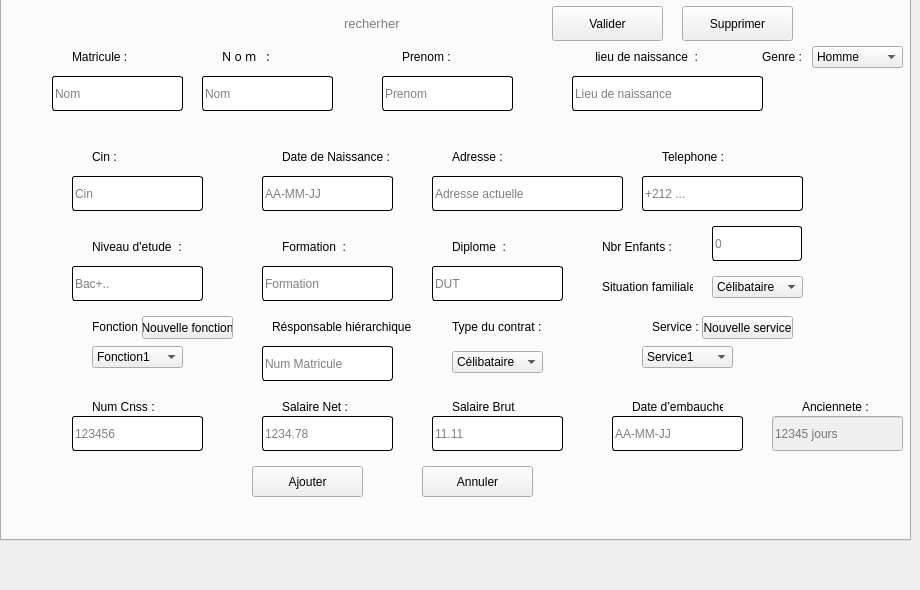
   <widget class="QWidget" name="tab_5">
    <attribute name="title">
     <string>Gestion d'employé</string>
    </attribute>
    <widget class="QTabWidget" name="tabWidget_3">
     <property name="geometry">
      <rect>
       <x>0</x>
       <y>-40</y>
       <width>911</width>
       <height>581</height>
      </rect>
     </property>
     <property name="currentIndex">
      <number>0</number>
     </property>
     <widget class="QWidget" name="tab_6">
      <attribute name="title">
       <string>Ajouter Employé</string>
      </attribute>
      <widget class="QLabel" name="label_4">
       <property name="geometry">
        <rect>
         <x>220</x>
         <y>40</y>
         <width>91</width>
         <height>61</height>
        </rect>
       </property>
       <property name="styleSheet">
        <string notr="true">QLabel#label_4{
    font-family: Barlow, sans-serif;
    font-size:  bold 30px;
    font-weight: 100;
    color: rgba(0, 0, 0, 1);
    text-transform: none;
    font-style: normal;
    text-decoration: none;
    line-height: 1em;
    letter-spacing: 3.4px;
}</string>
       </property>
       <property name="text">
        <string>Nom :</string>
       </property>
      </widget>
      <widget class="QLabel" name="label_6">
       <property name="geometry">
        <rect>
         <x>400</x>
         <y>40</y>
         <width>91</width>
         <height>61</height>
        </rect>
       </property>
       <property name="styleSheet">
        <string notr="true">QLabel#label_4{
    font-family: Barlow, sans-serif;
    font-size:  bold 30px;
    font-weight: 100;
    color: rgba(0, 0, 0, 1);
    text-transform: none;
    font-style: normal;
    text-decoration: none;
    line-height: 1em;
    letter-spacing: 3.4px;
}</string>
       </property>
       <property name="text">
        <string>Prenom :</string>
       </property>
      </widget>
      <widget class="QLabel" name="label_7">
       <property name="geometry">
        <rect>
         <x>590</x>
         <y>40</y>
         <width>121</width>
         <height>61</height>
        </rect>
       </property>
       <property name="styleSheet">
        <string notr="true">QLabel#label_4{
    font-family: Barlow, sans-serif;
    font-size:  bold 30px;
    font-weight: 100;
    color: rgba(0, 0, 0, 1);
    text-transform: none;
    font-style: normal;
    text-decoration: none;
    line-height: 1em;
    letter-spacing: 3.4px;
}</string>
       </property>
       <property name="text">
        <string> lieu de naissance  :</string>
       </property>
      </widget>
      <widget class="QLineEdit" name="lineEdit_10">
       <property name="geometry">
        <rect>
         <x>200</x>
         <y>90</y>
         <width>131</width>
         <height>35</height>
        </rect>
       </property>
       <property name="styleSheet">
        <string notr="true">QLineEdit#lineEdit_10{
border-radius: 3px;
border:1px solid black;
}
QLineEdit#lineEdit_10:hover{
border: 1px solid #7BCDF9;
}</string>
       </property>
       <property name="placeholderText">
        <string>Nom</string>
       </property>
      </widget>
      <widget class="QLineEdit" name="lineEdit_11">
       <property name="geometry">
        <rect>
         <x>380</x>
         <y>90</y>
         <width>131</width>
         <height>35</height>
        </rect>
       </property>
       <property name="styleSheet">
        <string notr="true">QLineEdit#lineEdit_11{
border-radius: 3px;
border:1px solid black;
}
QLineEdit#lineEdit_11:hover{
border: 1px solid #7BCDF9;
}</string>
       </property>
       <property name="placeholderText">
        <string>Prenom</string>
       </property>
      </widget>
      <widget class="QLineEdit" name="lineEdit_12">
       <property name="geometry">
        <rect>
         <x>570</x>
         <y>90</y>
         <width>191</width>
         <height>35</height>
        </rect>
       </property>
       <property name="styleSheet">
        <string notr="true">QLineEdit#lineEdit_12{
border-radius: 3px;
border:1px solid black;
}
QLineEdit#lineEdit_12:hover{
border: 1px solid #7BCDF9;
}</string>
       </property>
       <property name="placeholderText">
        <string>Lieu de naissance</string>
       </property>
      </widget>
      <widget class="QLabel" name="label_8">
       <property name="geometry">
        <rect>
         <x>660</x>
         <y>140</y>
         <width>91</width>
         <height>61</height>
        </rect>
       </property>
       <property name="styleSheet">
        <string notr="true">QLabel#label_4{
    font-family: Barlow, sans-serif;
    font-size:  bold 30px;
    font-weight: 100;
    color: rgba(0, 0, 0, 1);
    text-transform: none;
    font-style: normal;
    text-decoration: none;
    line-height: 1em;
    letter-spacing: 3.4px;
}</string>
       </property>
       <property name="text">
        <string>Telephone :</string>
       </property>
      </widget>
      <widget class="QLineEdit" name="lineEdit_13">
       <property name="geometry">
        <rect>
         <x>640</x>
         <y>190</y>
         <width>161</width>
         <height>35</height>
        </rect>
       </property>
       <property name="styleSheet">
        <string notr="true">QLineEdit#lineEdit_13{
border-radius: 3px;
border:1px solid black;
}
QLineEdit#lineEdit_13:hover{
border: 1px solid #7BCDF9;
}</string>
       </property>
       <property name="placeholderText">
        <string>+212 ...</string>
       </property>
      </widget>
      <widget class="QLabel" name="label_9">
       <property name="geometry">
        <rect>
         <x>90</x>
         <y>140</y>
         <width>91</width>
         <height>61</height>
        </rect>
       </property>
       <property name="styleSheet">
        <string notr="true">QLabel#label_4{
    font-family: Barlow, sans-serif;
    font-size:  bold 30px;
    font-weight: 100;
    color: rgba(0, 0, 0, 1);
    text-transform: none;
    font-style: normal;
    text-decoration: none;
    line-height: 1em;
    letter-spacing: 3.4px;
}</string>
       </property>
       <property name="text">
        <string>Cin :</string>
       </property>
      </widget>
      <widget class="QLabel" name="label_10">
       <property name="geometry">
        <rect>
         <x>280</x>
         <y>140</y>
         <width>111</width>
         <height>61</height>
        </rect>
       </property>
       <property name="styleSheet">
        <string notr="true">QLabel#label_4{
    font-family: Barlow, sans-serif;
    font-size:  bold 30px;
    font-weight: 100;
    color: rgba(0, 0, 0, 1);
    text-transform: none;
    font-style: normal;
    text-decoration: none;
    line-height: 1em;
    letter-spacing: 3.4px;
}</string>
       </property>
       <property name="text">
        <string>Date de Naissance :</string>
       </property>
      </widget>
      <widget class="QLabel" name="label_16">
       <property name="geometry">
        <rect>
         <x>450</x>
         <y>140</y>
         <width>91</width>
         <height>61</height>
        </rect>
       </property>
       <property name="styleSheet">
        <string notr="true">QLabel#label_4{
    font-family: Barlow, sans-serif;
    font-size:  bold 30px;
    font-weight: 100;
    color: rgba(0, 0, 0, 1);
    text-transform: none;
    font-style: normal;
    text-decoration: none;
    line-height: 1em;
    letter-spacing: 3.4px;
}</string>
       </property>
       <property name="text">
        <string>Adresse :</string>
       </property>
      </widget>
      <widget class="QLineEdit" name="lineEdit_14">
       <property name="geometry">
        <rect>
         <x>430</x>
         <y>190</y>
         <width>191</width>
         <height>35</height>
        </rect>
       </property>
       <property name="styleSheet">
        <string notr="true">QLineEdit#lineEdit_14{
border-radius: 3px;
border:1px solid black;
}
QLineEdit#lineEdit_14:hover{
border: 1px solid #7BCDF9;
}</string>
       </property>
       <property name="placeholderText">
        <string>Adresse actuelle</string>
       </property>
      </widget>
      <widget class="QLabel" name="label_17">
       <property name="geometry">
        <rect>
         <x>600</x>
         <y>270</y>
         <width>91</width>
         <height>61</height>
        </rect>
       </property>
       <property name="styleSheet">
        <string notr="true">QLabel#label_4{
    font-family: Barlow, sans-serif;
    font-size:  bold 30px;
    font-weight: 100;
    color: rgba(0, 0, 0, 1);
    text-transform: none;
    font-style: normal;
    text-decoration: none;
    line-height: 1em;
    letter-spacing: 3.4px;
}</string>
       </property>
       <property name="text">
        <string>Situation familiale : </string>
       </property>
      </widget>
      <widget class="QLabel" name="label_18">
       <property name="geometry">
        <rect>
         <x>600</x>
         <y>230</y>
         <width>91</width>
         <height>61</height>
        </rect>
       </property>
       <property name="styleSheet">
        <string notr="true">QLabel#label_4{
    font-family: Barlow, sans-serif;
    font-size:  bold 30px;
    font-weight: 100;
    color: rgba(0, 0, 0, 1);
    text-transform: none;
    font-style: normal;
    text-decoration: none;
    line-height: 1em;
    letter-spacing: 3.4px;
}</string>
       </property>
       <property name="text">
        <string>Nbr Enfants :</string>
       </property>
      </widget>
      <widget class="QComboBox" name="comboBox_2">
       <property name="geometry">
        <rect>
         <x>710</x>
         <y>290</y>
         <width>91</width>
         <height>22</height>
        </rect>
       </property>
       <item>
        <property name="text">
         <string>Célibataire</string>
        </property>
       </item>
       <item>
        <property name="text">
         <string>Divorcé</string>
        </property>
       </item>
       <item>
        <property name="text">
         <string>Marié</string>
        </property>
       </item>
       <item>
        <property name="text">
         <string>Veuf</string>
        </property>
       </item>
      </widget>
      <widget class="QLineEdit" name="lineEdit_15">
       <property name="geometry">
        <rect>
         <x>710</x>
         <y>240</y>
         <width>90</width>
         <height>35</height>
        </rect>
       </property>
       <property name="styleSheet">
        <string notr="true">QLineEdit#lineEdit_15{
border-radius: 3px;
border:1px solid black;
}
QLineEdit#lineEdit_15:hover{
border: 1px solid #7BCDF9;
}</string>
       </property>
       <property name="placeholderText">
        <string>0</string>
       </property>
      </widget>
      <widget class="QLineEdit" name="lineEdit_16">
       <property name="geometry">
        <rect>
         <x>260</x>
         <y>190</y>
         <width>131</width>
         <height>35</height>
        </rect>
       </property>
       <property name="styleSheet">
        <string notr="true">QLineEdit#lineEdit_16{
border-radius: 3px;
border:1px solid black;
}
QLineEdit#lineEdit_16:hover{
border: 1px solid #7BCDF9;
}</string>
       </property>
       <property name="placeholderText">
        <string>AA-MM-JJ</string>
       </property>
      </widget>
      <widget class="QLabel" name="label_19">
       <property name="geometry">
        <rect>
         <x>90</x>
         <y>230</y>
         <width>91</width>
         <height>61</height>
        </rect>
       </property>
       <property name="styleSheet">
        <string notr="true">QLabel#label_4{
    font-family: Barlow, sans-serif;
    font-size:  bold 30px;
    font-weight: 100;
    color: rgba(0, 0, 0, 1);
    text-transform: none;
    font-style: normal;
    text-decoration: none;
    line-height: 1em;
    letter-spacing: 3.4px;
}</string>
       </property>
       <property name="text">
        <string>Niveau d'etude  :</string>
       </property>
      </widget>
      <widget class="QLabel" name="label_20">
       <property name="geometry">
        <rect>
         <x>280</x>
         <y>230</y>
         <width>91</width>
         <height>61</height>
        </rect>
       </property>
       <property name="styleSheet">
        <string notr="true">QLabel#label_4{
    font-family: Barlow, sans-serif;
    font-size:  bold 30px;
    font-weight: 100;
    color: rgba(0, 0, 0, 1);
    text-transform: none;
    font-style: normal;
    text-decoration: none;
    line-height: 1em;
    letter-spacing: 3.4px;
}</string>
       </property>
       <property name="text">
        <string>Formation  :</string>
       </property>
      </widget>
      <widget class="QLabel" name="label_21">
       <property name="geometry">
        <rect>
         <x>450</x>
         <y>230</y>
         <width>91</width>
         <height>61</height>
        </rect>
       </property>
       <property name="styleSheet">
        <string notr="true">QLabel#label_4{
    font-family: Barlow, sans-serif;
    font-size:  bold 30px;
    font-weight: 100;
    color: rgba(0, 0, 0, 1);
    text-transform: none;
    font-style: normal;
    text-decoration: none;
    line-height: 1em;
    letter-spacing: 3.4px;
}</string>
       </property>
       <property name="text">
        <string>Diplome  :</string>
       </property>
      </widget>
      <widget class="QLabel" name="label_22">
       <property name="geometry">
        <rect>
         <x>90</x>
         <y>310</y>
         <width>91</width>
         <height>61</height>
        </rect>
       </property>
       <property name="styleSheet">
        <string notr="true">QLabel#label_4{
    font-family: Barlow, sans-serif;
    font-size:  bold 30px;
    font-weight: 100;
    color: rgba(0, 0, 0, 1);
    text-transform: none;
    font-style: normal;
    text-decoration: none;
    line-height: 1em;
    letter-spacing: 3.4px;
}</string>
       </property>
       <property name="text">
        <string>Fonction :</string>
       </property>
      </widget>
      <widget class="QLabel" name="label_23">
       <property name="geometry">
        <rect>
         <x>270</x>
         <y>310</y>
         <width>141</width>
         <height>61</height>
        </rect>
       </property>
       <property name="styleSheet">
        <string notr="true">QLabel#label_4{
    font-family: Barlow, sans-serif;
    font-size:  bold 30px;
    font-weight: 100;
    color: rgba(0, 0, 0, 1);
    text-transform: none;
    font-style: normal;
    text-decoration: none;
    line-height: 1em;
    letter-spacing: 3.4px;
}</string>
       </property>
       <property name="text">
        <string>Résponsable hiérarchique   :</string>
       </property>
      </widget>
      <widget class="QLabel" name="label_24">
       <property name="geometry">
        <rect>
         <x>450</x>
         <y>310</y>
         <width>91</width>
         <height>61</height>
        </rect>
       </property>
       <property name="styleSheet">
        <string notr="true">QLabel#label_4{
    font-family: Barlow, sans-serif;
    font-size:  bold 30px;
    font-weight: 100;
    color: rgba(0, 0, 0, 1);
    text-transform: none;
    font-style: normal;
    text-decoration: none;
    line-height: 1em;
    letter-spacing: 3.4px;
}</string>
       </property>
       <property name="text">
        <string>Type du contrat :</string>
       </property>
      </widget>
      <widget class="QLabel" name="label_25">
       <property name="geometry">
        <rect>
         <x>650</x>
         <y>310</y>
         <width>91</width>
         <height>61</height>
        </rect>
       </property>
       <property name="styleSheet">
        <string notr="true">QLabel#label_4{
    font-family: Barlow, sans-serif;
    font-size:  bold 30px;
    font-weight: 100;
    color: rgba(0, 0, 0, 1);
    text-transform: none;
    font-style: normal;
    text-decoration: none;
    line-height: 1em;
    letter-spacing: 3.4px;
}</string>
       </property>
       <property name="text">
        <string>Service :</string>
       </property>
      </widget>
      <widget class="QLabel" name="label_26">
       <property name="geometry">
        <rect>
         <x>90</x>
         <y>390</y>
         <width>91</width>
         <height>61</height>
        </rect>
       </property>
       <property name="styleSheet">
        <string notr="true">QLabel#label_4{
    font-family: Barlow, sans-serif;
    font-size:  bold 30px;
    font-weight: 100;
    color: rgba(0, 0, 0, 1);
    text-transform: none;
    font-style: normal;
    text-decoration: none;
    line-height: 1em;
    letter-spacing: 3.4px;
}</string>
       </property>
       <property name="text">
        <string>Num Cnss :</string>
       </property>
      </widget>
      <widget class="QLabel" name="label_27">
       <property name="geometry">
        <rect>
         <x>280</x>
         <y>390</y>
         <width>91</width>
         <height>61</height>
        </rect>
       </property>
       <property name="styleSheet">
        <string notr="true">QLabel#label_4{
    font-family: Barlow, sans-serif;
    font-size:  bold 30px;
    font-weight: 100;
    color: rgba(0, 0, 0, 1);
    text-transform: none;
    font-style: normal;
    text-decoration: none;
    line-height: 1em;
    letter-spacing: 3.4px;
}</string>
       </property>
       <property name="text">
        <string>Salaire Net :</string>
       </property>
      </widget>
      <widget class="QLabel" name="label_28">
       <property name="geometry">
        <rect>
         <x>450</x>
         <y>390</y>
         <width>91</width>
         <height>61</height>
        </rect>
       </property>
       <property name="styleSheet">
        <string notr="true">QLabel#label_4{
    font-family: Barlow, sans-serif;
    font-size:  bold 30px;
    font-weight: 100;
    color: rgba(0, 0, 0, 1);
    text-transform: none;
    font-style: normal;
    text-decoration: none;
    line-height: 1em;
    letter-spacing: 3.4px;
}</string>
       </property>
       <property name="text">
        <string>Salaire Brut</string>
       </property>
      </widget>
      <widget class="QLabel" name="label_29">
       <property name="geometry">
        <rect>
         <x>630</x>
         <y>390</y>
         <width>91</width>
         <height>61</height>
        </rect>
       </property>
       <property name="styleSheet">
        <string notr="true">QLabel#label_4{
    font-family: Barlow, sans-serif;
    font-size:  bold 30px;
    font-weight: 100;
    color: rgba(0, 0, 0, 1);
    text-transform: none;
    font-style: normal;
    text-decoration: none;
    line-height: 1em;
    letter-spacing: 3.4px;
}</string>
       </property>
       <property name="text">
        <string>Date d’embauche  :</string>
       </property>
      </widget>
      <widget class="QLineEdit" name="lineEdit_18">
       <property name="geometry">
        <rect>
         <x>70</x>
         <y>280</y>
         <width>131</width>
         <height>35</height>
        </rect>
       </property>
       <property name="styleSheet">
        <string notr="true">QLineEdit#lineEdit_18{
border-radius: 3px;
border:1px solid black;
}
QLineEdit#lineEdit_18:hover{
border: 1px solid #7BCDF9;
}</string>
       </property>
       <property name="placeholderText">
        <string>Bac+..</string>
       </property>
      </widget>
      <widget class="QLineEdit" name="lineEdit_19">
       <property name="geometry">
        <rect>
         <x>260</x>
         <y>280</y>
         <width>131</width>
         <height>35</height>
        </rect>
       </property>
       <property name="styleSheet">
        <string notr="true">QLineEdit#lineEdit_19{
border-radius: 3px;
border:1px solid black;
}
QLineEdit#lineEdit_19:hover{
border: 1px solid #7BCDF9;
}</string>
       </property>
       <property name="placeholderText">
        <string>Formation</string>
       </property>
      </widget>
      <widget class="QLineEdit" name="lineEdit_20">
       <property name="geometry">
        <rect>
         <x>430</x>
         <y>280</y>
         <width>131</width>
         <height>35</height>
        </rect>
       </property>
       <property name="styleSheet">
        <string notr="true">QLineEdit#lineEdit_20{
border-radius: 3px;
border:1px solid black;
}
QLineEdit#lineEdit_20:hover{
border: 1px solid #7BCDF9;
}</string>
       </property>
       <property name="placeholderText">
        <string>DUT</string>
       </property>
      </widget>
      <widget class="QLineEdit" name="lineEdit_22">
       <property name="geometry">
        <rect>
         <x>260</x>
         <y>360</y>
         <width>131</width>
         <height>35</height>
        </rect>
       </property>
       <property name="styleSheet">
        <string notr="true">QLineEdit#lineEdit_22{
border-radius: 3px;
border:1px solid black;
}
QLineEdit#lineEdit_22:hover{
border: 1px solid #7BCDF9;
}</string>
       </property>
       <property name="placeholderText">
        <string>Num Matricule</string>
       </property>
      </widget>
      <widget class="QLineEdit" name="lineEdit_25">
       <property name="geometry">
        <rect>
         <x>70</x>
         <y>430</y>
         <width>131</width>
         <height>35</height>
        </rect>
       </property>
       <property name="styleSheet">
        <string notr="true">QLineEdit#lineEdit_25{
border-radius: 3px;
border:1px solid black;
}
QLineEdit#lineEdit_25:hover{
border: 1px solid #7BCDF9;
}</string>
       </property>
       <property name="placeholderText">
        <string>123456</string>
       </property>
      </widget>
      <widget class="QLineEdit" name="lineEdit_26">
       <property name="geometry">
        <rect>
         <x>260</x>
         <y>430</y>
         <width>131</width>
         <height>35</height>
        </rect>
       </property>
       <property name="styleSheet">
        <string notr="true">QLineEdit#lineEdit_26{
border-radius: 3px;
border:1px solid black;
}
QLineEdit#lineEdit_26:hover{
border: 1px solid #7BCDF9;
}</string>
       </property>
       <property name="placeholderText">
        <string>1234.78</string>
       </property>
      </widget>
      <widget class="QLineEdit" name="lineEdit_27">
       <property name="geometry">
        <rect>
         <x>430</x>
         <y>430</y>
         <width>131</width>
         <height>35</height>
        </rect>
       </property>
       <property name="styleSheet">
        <string notr="true">QLineEdit#lineEdit_27{
border-radius: 3px;
border:1px solid black;
}
QLineEdit#lineEdit_27:hover{
border: 1px solid #7BCDF9;
}</string>
       </property>
       <property name="placeholderText">
        <string>11.11</string>
       </property>
      </widget>
      <widget class="QLineEdit" name="lineEdit_28">
       <property name="geometry">
        <rect>
         <x>610</x>
         <y>430</y>
         <width>131</width>
         <height>35</height>
        </rect>
       </property>
       <property name="styleSheet">
        <string notr="true">QLineEdit#lineEdit_28{
border-radius: 3px;
border:1px solid black;
}
QLineEdit#lineEdit_28:hover{
border: 1px solid #7BCDF9;
}</string>
       </property>
       <property name="placeholderText">
        <string>AA-MM-JJ</string>
       </property>
      </widget>
      <widget class="QPushButton" name="pushButton_17">
       <property name="geometry">
        <rect>
         <x>250</x>
         <y>480</y>
         <width>111</width>
         <height>31</height>
        </rect>
       </property>
       <property name="text">
        <string>Ajouter</string>
       </property>
      </widget>
      <widget class="QPushButton" name="pushButton_18">
       <property name="geometry">
        <rect>
         <x>420</x>
         <y>480</y>
         <width>111</width>
         <height>31</height>
        </rect>
       </property>
       <property name="text">
        <string>Annuler</string>
       </property>
      </widget>
      <widget class="QLineEdit" name="lineEdit_17">
       <property name="geometry">
        <rect>
         <x>70</x>
         <y>190</y>
         <width>131</width>
         <height>35</height>
        </rect>
       </property>
       <property name="styleSheet">
        <string notr="true">QLineEdit#lineEdit_17{
border-radius: 3px;
border:1px solid black;
}
QLineEdit#lineEdit_17:hover{
border: 1px solid #7BCDF9;
}</string>
       </property>
       <property name="placeholderText">
        <string>Cin</string>
       </property>
      </widget>
      <widget class="QLineEdit" name="lineEdit_29">
       <property name="geometry">
        <rect>
         <x>340</x>
         <y>20</y>
         <width>191</width>
         <height>35</height>
        </rect>
       </property>
       <property name="font">
        <font>
         <pointsize>10</pointsize>
        </font>
       </property>
       <property name="styleSheet">
        <string notr="true">QLineEdit#lineEdit_29{
border:none;
background-color: #FCFCFC;
}
QLineEdit#lineEdit_10:hover{
border: 1px solid #7BCDF9;
}</string>
       </property>
       <property name="placeholderText">
        <string>recherher</string>
       </property>
      </widget>
      <widget class="QPushButton" name="pushButton_19">
       <property name="geometry">
        <rect>
         <x>305</x>
         <y>20</y>
         <width>35</width>
         <height>36</height>
        </rect>
       </property>
       <property name="styleSheet">
        <string notr="true">QPushButton#pushButton_19{
border:none;
	image: url(:/Icons/Icons/search-icon.png);
padding : 10px;
background-color: #FCFCFC;
}</string>
       </property>
       <property name="text">
        <string/>
       </property>
      </widget>
      <widget class="QPushButton" name="pushButton_20">
       <property name="geometry">
        <rect>
         <x>550</x>
         <y>20</y>
         <width>111</width>
         <height>35</height>
        </rect>
       </property>
       <property name="text">
        <string>Valider</string>
       </property>
      </widget>
      <widget class="QPushButton" name="pushButton_23">
       <property name="geometry">
        <rect>
         <x>680</x>
         <y>20</y>
         <width>111</width>
         <height>35</height>
        </rect>
       </property>
       <property name="text">
        <string>Supprimer</string>
       </property>
      </widget>
      <widget class="QLineEdit" name="lineEdit_30">
       <property name="enabled">
        <bool>false</bool>
       </property>
       <property name="geometry">
        <rect>
         <x>50</x>
         <y>90</y>
         <width>131</width>
         <height>35</height>
        </rect>
       </property>
       <property name="styleSheet">
        <string notr="true">QLineEdit#lineEdit_30{
border-radius: 3px;
border:1px solid black;
}
QLineEdit#lineEdit_30:hover{
border: 1px solid #7BCDF9;
}</string>
       </property>
       <property name="placeholderText">
        <string>Nom</string>
       </property>
      </widget>
      <widget class="QLabel" name="label_30">
       <property name="geometry">
        <rect>
         <x>70</x>
         <y>40</y>
         <width>91</width>
         <height>61</height>
        </rect>
       </property>
       <property name="styleSheet">
        <string notr="true">QLabel#label_4{
    font-family: Barlow, sans-serif;
    font-size:  bold 30px;
    font-weight: 100;
    color: rgba(0, 0, 0, 1);
    text-transform: none;
    font-style: normal;
    text-decoration: none;
    line-height: 1em;
    letter-spacing: 3.4px;
}</string>
       </property>
       <property name="text">
        <string>Matricule :</string>
       </property>
      </widget>
      <widget class="QLineEdit" name="lineEdit_31">
       <property name="enabled">
        <bool>false</bool>
       </property>
       <property name="geometry">
        <rect>
         <x>770</x>
         <y>430</y>
         <width>131</width>
         <height>35</height>
        </rect>
       </property>
       <property name="styleSheet">
        <string notr="true">QLineEdit#lineEdit_28{
border-radius: 3px;
border:1px solid black;
}
QLineEdit#lineEdit_28:hover{
border: 1px solid #7BCDF9;
}</string>
       </property>
       <property name="placeholderText">
        <string>12345 jours</string>
       </property>
      </widget>
      <widget class="QLabel" name="label_36">
       <property name="geometry">
        <rect>
         <x>800</x>
         <y>390</y>
         <width>91</width>
         <height>61</height>
        </rect>
       </property>
       <property name="styleSheet">
        <string notr="true">QLabel#label_4{
    font-family: Barlow, sans-serif;
    font-size:  bold 30px;
    font-weight: 100;
    color: rgba(0, 0, 0, 1);
    text-transform: none;
    font-style: normal;
    text-decoration: none;
    line-height: 1em;
    letter-spacing: 3.4px;
}</string>
       </property>
       <property name="text">
        <string>Anciennete :</string>
       </property>
      </widget>
      <widget class="QLabel" name="label_37">
       <property name="geometry">
        <rect>
         <x>760</x>
         <y>40</y>
         <width>91</width>
         <height>61</height>
        </rect>
       </property>
       <property name="styleSheet">
        <string notr="true">QLabel#label_4{
    font-family: Barlow, sans-serif;
    font-size:  bold 30px;
    font-weight: 100;
    color: rgba(0, 0, 0, 1);
    text-transform: none;
    font-style: normal;
    text-decoration: none;
    line-height: 1em;
    letter-spacing: 3.4px;
}</string>
       </property>
       <property name="text">
        <string>Genre :</string>
       </property>
      </widget>
      <widget class="QComboBox" name="comboBox_3">
       <property name="geometry">
        <rect>
         <x>810</x>
         <y>60</y>
         <width>91</width>
         <height>22</height>
        </rect>
       </property>
       <item>
        <property name="text">
         <string>Homme</string>
        </property>
       </item>
       <item>
        <property name="text">
         <string>Femme</string>
        </property>
       </item>
      </widget>
      <widget class="QComboBox" name="comboBox_4">
       <property name="geometry">
        <rect>
         <x>450</x>
         <y>365</y>
         <width>91</width>
         <height>22</height>
        </rect>
       </property>
       <item>
        <property name="text">
         <string>Célibataire</string>
        </property>
       </item>
       <item>
        <property name="text">
         <string>Divorcé</string>
        </property>
       </item>
       <item>
        <property name="text">
         <string>Marié</string>
        </property>
       </item>
       <item>
        <property name="text">
         <string>Veuf</string>
        </property>
       </item>
      </widget>
      <widget class="QComboBox" name="comboBox_5">
       <property name="geometry">
        <rect>
         <x>90</x>
         <y>360</y>
         <width>91</width>
         <height>22</height>
        </rect>
       </property>
       <item>
        <property name="text">
         <string>Fonction1</string>
        </property>
       </item>
       <item>
        <property name="text">
         <string>Fonction2</string>
        </property>
       </item>
      </widget>
      <widget class="QComboBox" name="comboBox_6">
       <property name="geometry">
        <rect>
         <x>640</x>
         <y>360</y>
         <width>91</width>
         <height>22</height>
        </rect>
       </property>
       <item>
        <property name="text">
         <string>Service1</string>
        </property>
       </item>
       <item>
        <property name="text">
         <string>Service2</string>
        </property>
       </item>
      </widget>
      <widget class="QPushButton" name="pushButton_7">
       <property name="geometry">
        <rect>
         <x>140</x>
         <y>330</y>
         <width>91</width>
         <height>23</height>
        </rect>
       </property>
       <property name="text">
        <string>Nouvelle fonction</string>
       </property>
      </widget>
      <widget class="QPushButton" name="pushButton_28">
       <property name="geometry">
        <rect>
         <x>700</x>
         <y>330</y>
         <width>91</width>
         <height>23</height>
        </rect>
       </property>
       <property name="text">
        <string>Nouvelle service</string>
       </property>
      </widget>
     </widget>
    </widget>
   </widget>
